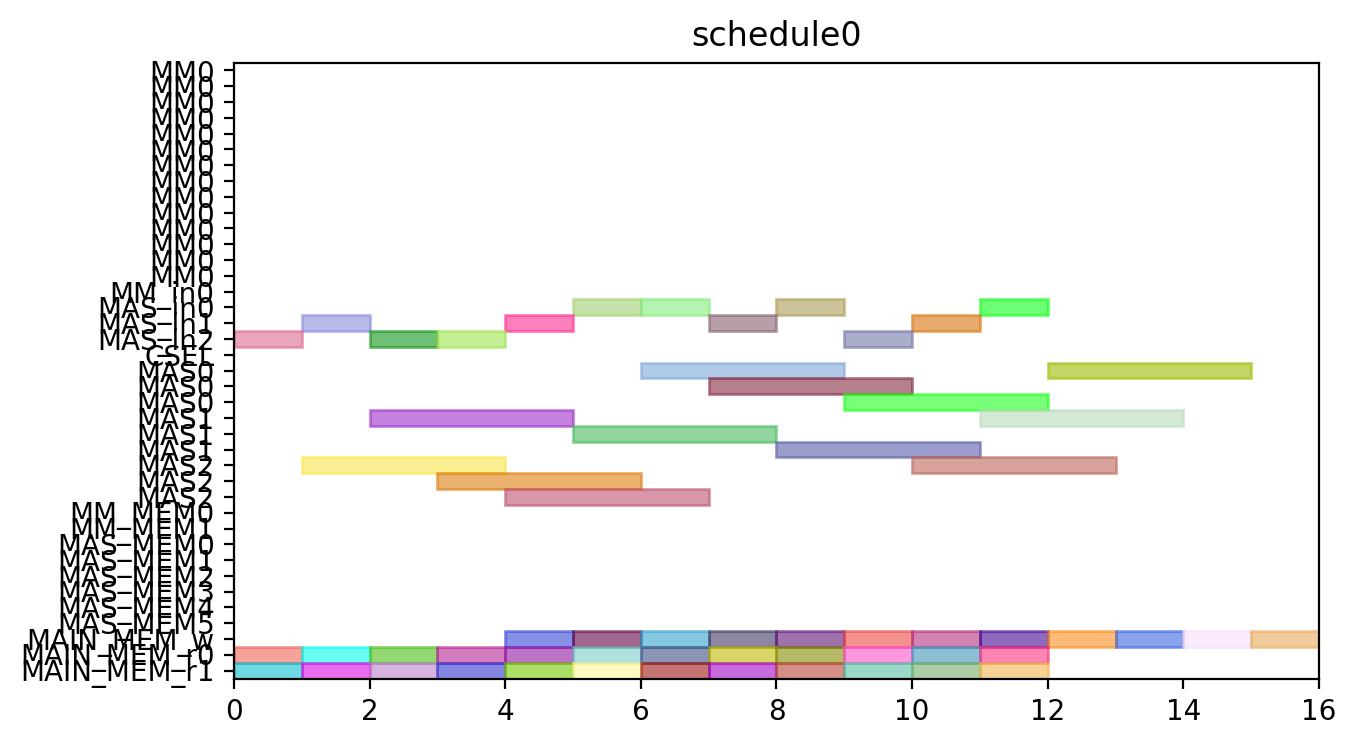

Write Python code to recreate this figure.
from pyschedule import Scenario, solvers, plotters, alt


def solve():
	horizon = 120
	S = Scenario("schedule0", horizon=horizon)

	# resource
	MM = S.Resources('MM', num=1, size=14)
	MM_in = S.Resources('MM_in', num=1)
	MAS_in = S.Resources('MAS_in', num=3)
	CSEL = S.Resource('CSEL')
	MAS = S.Resources('MAS', num=3, size=3, periods=range(1, horizon))
	MM_MEM = S.Resources('MM_MEM', num=2)
	MAS_MEM = S.Resources('MAS_MEM', num=6)
	MAIN_MEM_w = S.Resource('MAIN_MEM_w', size=1)
	MAIN_MEM_r = S.Resources('MAIN_MEM_r', num=2)

	# result of previous scheduling

	# new tasks
	c000 = S.Task('c000', length=3, delay_cost=1)
	c000 += alt(MAS)
	c000_in = S.Task('c000_in', length=1, delay_cost=1)
	c000_in += alt(MAS_in)
	S += c000_in*MAS_in[0]<=c000*MAS[0]

	S += c000_in*MAS_in[1]<=c000*MAS[1]

	S += c000_in*MAS_in[2]<=c000*MAS[2]

	S += 0<c000

	c000_w = S.Task('c000_w', length=1, delay_cost=1)
	c000_w += alt(MAIN_MEM_w)
	S += c000 <= c000_w

	c000_mem0 = S.Task('c000_mem0', length=1, delay_cost=1)
	c000_mem0 += MAIN_MEM_r[0]
	S += c000_mem0 <= c000

	c000_mem1 = S.Task('c000_mem1', length=1, delay_cost=1)
	c000_mem1 += MAIN_MEM_r[1]
	S += c000_mem1 <= c000

	c001 = S.Task('c001', length=3, delay_cost=1)
	c001 += alt(MAS)
	c001_in = S.Task('c001_in', length=1, delay_cost=1)
	c001_in += alt(MAS_in)
	S += c001_in*MAS_in[0]<=c001*MAS[0]

	S += c001_in*MAS_in[1]<=c001*MAS[1]

	S += c001_in*MAS_in[2]<=c001*MAS[2]

	S += 0<c001

	c001_w = S.Task('c001_w', length=1, delay_cost=1)
	c001_w += alt(MAIN_MEM_w)
	S += c001 <= c001_w

	c001_mem0 = S.Task('c001_mem0', length=1, delay_cost=1)
	c001_mem0 += MAIN_MEM_r[0]
	S += c001_mem0 <= c001

	c001_mem1 = S.Task('c001_mem1', length=1, delay_cost=1)
	c001_mem1 += MAIN_MEM_r[1]
	S += c001_mem1 <= c001

	c010 = S.Task('c010', length=3, delay_cost=1)
	c010 += alt(MAS)
	c010_in = S.Task('c010_in', length=1, delay_cost=1)
	c010_in += alt(MAS_in)
	S += c010_in*MAS_in[0]<=c010*MAS[0]

	S += c010_in*MAS_in[1]<=c010*MAS[1]

	S += c010_in*MAS_in[2]<=c010*MAS[2]

	S += 0<c010

	c010_w = S.Task('c010_w', length=1, delay_cost=1)
	c010_w += alt(MAIN_MEM_w)
	S += c010 <= c010_w

	c010_mem0 = S.Task('c010_mem0', length=1, delay_cost=1)
	c010_mem0 += MAIN_MEM_r[0]
	S += c010_mem0 <= c010

	c010_mem1 = S.Task('c010_mem1', length=1, delay_cost=1)
	c010_mem1 += MAIN_MEM_r[1]
	S += c010_mem1 <= c010

	c011 = S.Task('c011', length=3, delay_cost=1)
	c011 += alt(MAS)
	c011_in = S.Task('c011_in', length=1, delay_cost=1)
	c011_in += alt(MAS_in)
	S += c011_in*MAS_in[0]<=c011*MAS[0]

	S += c011_in*MAS_in[1]<=c011*MAS[1]

	S += c011_in*MAS_in[2]<=c011*MAS[2]

	S += 0<c011

	c011_w = S.Task('c011_w', length=1, delay_cost=1)
	c011_w += alt(MAIN_MEM_w)
	S += c011 <= c011_w

	c011_mem0 = S.Task('c011_mem0', length=1, delay_cost=1)
	c011_mem0 += MAIN_MEM_r[0]
	S += c011_mem0 <= c011

	c011_mem1 = S.Task('c011_mem1', length=1, delay_cost=1)
	c011_mem1 += MAIN_MEM_r[1]
	S += c011_mem1 <= c011

	c100 = S.Task('c100', length=3, delay_cost=1)
	c100 += alt(MAS)
	c100_in = S.Task('c100_in', length=1, delay_cost=1)
	c100_in += alt(MAS_in)
	S += c100_in*MAS_in[0]<=c100*MAS[0]

	S += c100_in*MAS_in[1]<=c100*MAS[1]

	S += c100_in*MAS_in[2]<=c100*MAS[2]

	S += 0<c100

	c100_w = S.Task('c100_w', length=1, delay_cost=1)
	c100_w += alt(MAIN_MEM_w)
	S += c100 <= c100_w

	c100_mem0 = S.Task('c100_mem0', length=1, delay_cost=1)
	c100_mem0 += MAIN_MEM_r[0]
	S += c100_mem0 <= c100

	c100_mem1 = S.Task('c100_mem1', length=1, delay_cost=1)
	c100_mem1 += MAIN_MEM_r[1]
	S += c100_mem1 <= c100

	c101 = S.Task('c101', length=3, delay_cost=1)
	c101 += alt(MAS)
	c101_in = S.Task('c101_in', length=1, delay_cost=1)
	c101_in += alt(MAS_in)
	S += c101_in*MAS_in[0]<=c101*MAS[0]

	S += c101_in*MAS_in[1]<=c101*MAS[1]

	S += c101_in*MAS_in[2]<=c101*MAS[2]

	S += 0<c101

	c101_w = S.Task('c101_w', length=1, delay_cost=1)
	c101_w += alt(MAIN_MEM_w)
	S += c101 <= c101_w

	c101_mem0 = S.Task('c101_mem0', length=1, delay_cost=1)
	c101_mem0 += MAIN_MEM_r[0]
	S += c101_mem0 <= c101

	c101_mem1 = S.Task('c101_mem1', length=1, delay_cost=1)
	c101_mem1 += MAIN_MEM_r[1]
	S += c101_mem1 <= c101

	c110 = S.Task('c110', length=3, delay_cost=1)
	c110 += alt(MAS)
	c110_in = S.Task('c110_in', length=1, delay_cost=1)
	c110_in += alt(MAS_in)
	S += c110_in*MAS_in[0]<=c110*MAS[0]

	S += c110_in*MAS_in[1]<=c110*MAS[1]

	S += c110_in*MAS_in[2]<=c110*MAS[2]

	S += 0<c110

	c110_w = S.Task('c110_w', length=1, delay_cost=1)
	c110_w += alt(MAIN_MEM_w)
	S += c110 <= c110_w

	c110_mem0 = S.Task('c110_mem0', length=1, delay_cost=1)
	c110_mem0 += MAIN_MEM_r[0]
	S += c110_mem0 <= c110

	c110_mem1 = S.Task('c110_mem1', length=1, delay_cost=1)
	c110_mem1 += MAIN_MEM_r[1]
	S += c110_mem1 <= c110

	c111 = S.Task('c111', length=3, delay_cost=1)
	c111 += alt(MAS)
	c111_in = S.Task('c111_in', length=1, delay_cost=1)
	c111_in += alt(MAS_in)
	S += c111_in*MAS_in[0]<=c111*MAS[0]

	S += c111_in*MAS_in[1]<=c111*MAS[1]

	S += c111_in*MAS_in[2]<=c111*MAS[2]

	S += 0<c111

	c111_w = S.Task('c111_w', length=1, delay_cost=1)
	c111_w += alt(MAIN_MEM_w)
	S += c111 <= c111_w

	c111_mem0 = S.Task('c111_mem0', length=1, delay_cost=1)
	c111_mem0 += MAIN_MEM_r[0]
	S += c111_mem0 <= c111

	c111_mem1 = S.Task('c111_mem1', length=1, delay_cost=1)
	c111_mem1 += MAIN_MEM_r[1]
	S += c111_mem1 <= c111

	c200 = S.Task('c200', length=3, delay_cost=1)
	c200 += alt(MAS)
	c200_in = S.Task('c200_in', length=1, delay_cost=1)
	c200_in += alt(MAS_in)
	S += c200_in*MAS_in[0]<=c200*MAS[0]

	S += c200_in*MAS_in[1]<=c200*MAS[1]

	S += c200_in*MAS_in[2]<=c200*MAS[2]

	S += 0<c200

	c200_w = S.Task('c200_w', length=1, delay_cost=1)
	c200_w += alt(MAIN_MEM_w)
	S += c200 <= c200_w

	c200_mem0 = S.Task('c200_mem0', length=1, delay_cost=1)
	c200_mem0 += MAIN_MEM_r[0]
	S += c200_mem0 <= c200

	c200_mem1 = S.Task('c200_mem1', length=1, delay_cost=1)
	c200_mem1 += MAIN_MEM_r[1]
	S += c200_mem1 <= c200

	c201 = S.Task('c201', length=3, delay_cost=1)
	c201 += alt(MAS)
	c201_in = S.Task('c201_in', length=1, delay_cost=1)
	c201_in += alt(MAS_in)
	S += c201_in*MAS_in[0]<=c201*MAS[0]

	S += c201_in*MAS_in[1]<=c201*MAS[1]

	S += c201_in*MAS_in[2]<=c201*MAS[2]

	S += 0<c201

	c201_w = S.Task('c201_w', length=1, delay_cost=1)
	c201_w += alt(MAIN_MEM_w)
	S += c201 <= c201_w

	c201_mem0 = S.Task('c201_mem0', length=1, delay_cost=1)
	c201_mem0 += MAIN_MEM_r[0]
	S += c201_mem0 <= c201

	c201_mem1 = S.Task('c201_mem1', length=1, delay_cost=1)
	c201_mem1 += MAIN_MEM_r[1]
	S += c201_mem1 <= c201

	c210 = S.Task('c210', length=3, delay_cost=1)
	c210 += alt(MAS)
	c210_in = S.Task('c210_in', length=1, delay_cost=1)
	c210_in += alt(MAS_in)
	S += c210_in*MAS_in[0]<=c210*MAS[0]

	S += c210_in*MAS_in[1]<=c210*MAS[1]

	S += c210_in*MAS_in[2]<=c210*MAS[2]

	S += 0<c210

	c210_w = S.Task('c210_w', length=1, delay_cost=1)
	c210_w += alt(MAIN_MEM_w)
	S += c210 <= c210_w

	c210_mem0 = S.Task('c210_mem0', length=1, delay_cost=1)
	c210_mem0 += MAIN_MEM_r[0]
	S += c210_mem0 <= c210

	c210_mem1 = S.Task('c210_mem1', length=1, delay_cost=1)
	c210_mem1 += MAIN_MEM_r[1]
	S += c210_mem1 <= c210

	c211 = S.Task('c211', length=3, delay_cost=1)
	c211 += alt(MAS)
	c211_in = S.Task('c211_in', length=1, delay_cost=1)
	c211_in += alt(MAS_in)
	S += c211_in*MAS_in[0]<=c211*MAS[0]

	S += c211_in*MAS_in[1]<=c211*MAS[1]

	S += c211_in*MAS_in[2]<=c211*MAS[2]

	S += 0<c211

	c211_w = S.Task('c211_w', length=1, delay_cost=1)
	c211_w += alt(MAIN_MEM_w)
	S += c211 <= c211_w

	c211_mem0 = S.Task('c211_mem0', length=1, delay_cost=1)
	c211_mem0 += MAIN_MEM_r[0]
	S += c211_mem0 <= c211

	c211_mem1 = S.Task('c211_mem1', length=1, delay_cost=1)
	c211_mem1 += MAIN_MEM_r[1]
	S += c211_mem1 <= c211

	solvers.mip.solve(S,msg=1,kind='CPLEX',ratio_gap=1.01)

	solution = [['hoge']*len(S.solution()[1]) for i in range(len(S.solution()))]
	for i in range(len(S.solution())):
		for j in range(len(S.solution()[i])):
			solution[i][j]=str(S.solution()[i][j])
	print(solution)

	cycles = int(solution[-1][3])

	pic_file_name = "/mnt/rose/usr1/fukuda/ABE/multiRAM_multiMAS_16mux/scheduling_result/stage14MM1_stage3MAS3/CONJ/schedule0.png"
	if(S.solution() != []):
		plotters.matplotlib.plot(S,img_filename=pic_file_name, show_task_labels=False, fig_size=(cycles*0.25+3, 4))

	return solution
